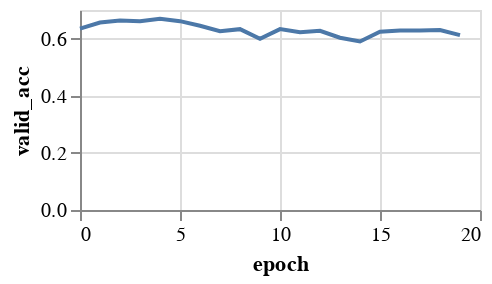

The notebook cell this image was saved under:
### Code cell
alt.Chart(df).mark_line().encode(
    alt.X('epoch', scale=alt.Scale()),
    alt.Y('valid_acc')).properties(
        width=200,
        height=100
    )

### Figure 1 — Vega-Lite specification as saved in the notebook (floating-point values rounded to 4 significant figures)
{"$schema": "https://vega.github.io/schema/vega-lite/v2.6.0.json", "config": {"view": {"height": 300, "width": 400}}, "data": {"name": "data-d9612252d4c7334a052b313c65160758"}, "datasets": {"data-d9612252d4c7334a052b313c65160758": [{"epoch": 0, "train_acc": 0.6647, "train_loss": 0.729, "valid_acc": 0.635}, {"epoch": 1, "train_acc": 0.7073, "train_loss": 0.7261, "valid_acc": 0.656}, {"epoch": 2, "train_acc": 0.736, "train_loss": 0.678, "valid_acc": 0.663}, {"epoch": 3, "train_acc": 0.7674, "train_loss": 0.6927, "valid_acc": 0.661}, {"epoch": 4, "train_acc": 0.7997, "train_loss": 0.563, "valid_acc": 0.669}, {"epoch": 5, "train_acc": 0.8379, "train_loss": 0.6461, "valid_acc": 0.661}, {"epoch": 6, "train_acc": 0.8561, "train_loss": 0.4547, "valid_acc": 0.645}, {"epoch": 7, "train_acc": 0.8772, "train_loss": 0.4139, "valid_acc": 0.626}, {"epoch": 8, "train_acc": 0.9033, "train_loss": 0.5475, "valid_acc": 0.633}, {"epoch": 9, "train_acc": 0.9037, "train_loss": 0.349, "valid_acc": 0.599}, {"epoch": 10, "train_acc": 0.93, "train_loss": 0.3191, "valid_acc": 0.633}, {"epoch": 11, "train_acc": 0.9412, "train_loss": 0.2499, "valid_acc": 0.622}, {"epoch": 12, "train_acc": 0.9562, "train_loss": 0.2469, "valid_acc": 0.627}, {"epoch": 13, "train_acc": 0.9524, "train_loss": 0.3517, "valid_acc": 0.603}, {"epoch": 14, "train_acc": 0.9507, "train_loss": 0.2853, "valid_acc": 0.59}, {"epoch": 15, "train_acc": 0.961, "train_loss": 0.2095, "valid_acc": 0.624}, {"epoch": 16, "train_acc": 0.971, "train_loss": 0.1579, "valid_acc": 0.628}, {"epoch": 17, "train_acc": 0.9709, "train_loss": 0.1322, "valid_acc": 0.628}, {"epoch": 18, "train_acc": 0.9751, "train_loss": 0.1521, "valid_acc": 0.63}, {"epoch": 19, "train_acc": 0.9758, "train_loss": 0.09668, "valid_acc": 0.612}]}, "encoding": {"x": {"field": "epoch", "scale": {}, "type": "quantitative"}, "y": {"field": "valid_acc", "type": "quantitative"}}, "height": 100, "mark": "line", "width": 200}
